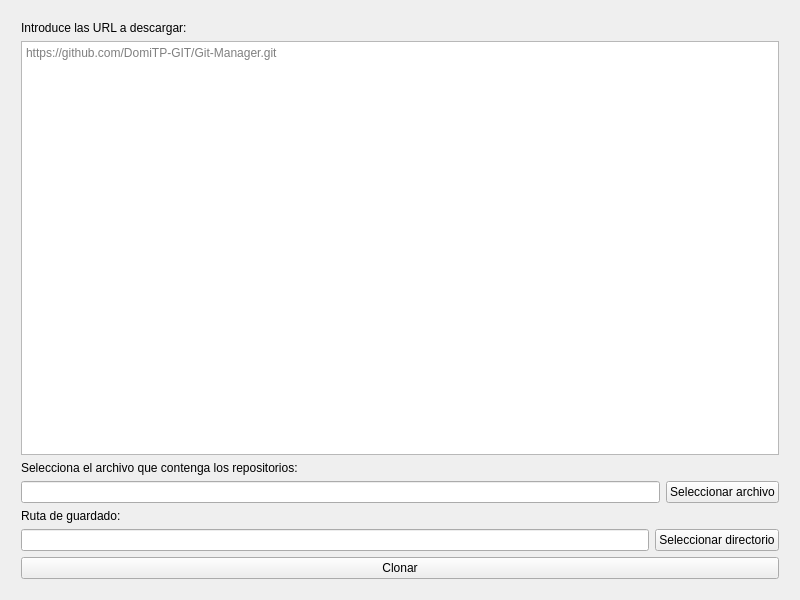
<?xml version="1.0" encoding="UTF-8"?>
<ui version="4.0">
 <class>clone</class>
 <widget class="QWidget" name="clone">
  <property name="geometry">
   <rect>
    <x>0</x>
    <y>0</y>
    <width>800</width>
    <height>600</height>
   </rect>
  </property>
  <property name="windowTitle">
   <string>github</string>
  </property>
  <layout class="QVBoxLayout" name="verticalLayout_3">
   <item>
    <layout class="QVBoxLayout" name="verticalLayout">
     <item>
      <layout class="QHBoxLayout" name="horizontalLayout">
       <item>
        <layout class="QVBoxLayout" name="verticalLayout_2">
         <property name="leftMargin">
          <number>10</number>
         </property>
         <property name="topMargin">
          <number>10</number>
         </property>
         <property name="rightMargin">
          <number>10</number>
         </property>
         <property name="bottomMargin">
          <number>10</number>
         </property>
         <item>
          <widget class="QLabel" name="label">
           <property name="styleSheet">
            <string notr="true">font: 700 9pt &quot;Segoe UI&quot;;</string>
           </property>
           <property name="text">
            <string>Introduce las URL a descargar:</string>
           </property>
          </widget>
         </item>
         <item>
          <widget class="QPlainTextEdit" name="urlText">
           <property name="cursor" stdset="0">
            <cursorShape>IBeamCursor</cursorShape>
           </property>
           <property name="placeholderText">
            <string>https://github.com/DomiTP-GIT/Git-Manager.git</string>
           </property>
          </widget>
         </item>
         <item>
          <layout class="QHBoxLayout" name="horizontalLayout_5">
           <property name="topMargin">
            <number>0</number>
           </property>
           <item>
            <widget class="QLabel" name="label_3">
             <property name="sizePolicy">
              <sizepolicy hsizetype="Expanding" vsizetype="Preferred">
               <horstretch>0</horstretch>
               <verstretch>0</verstretch>
              </sizepolicy>
             </property>
             <property name="styleSheet">
              <string notr="true">font: 700 9pt &quot;Segoe UI&quot;;</string>
             </property>
             <property name="text">
              <string>Selecciona el archivo que contenga los repositorios:</string>
             </property>
            </widget>
           </item>
           <item>
            <widget class="QLabel" name="labelRutaArchivoError">
             <property name="sizePolicy">
              <sizepolicy hsizetype="Preferred" vsizetype="Preferred">
               <horstretch>0</horstretch>
               <verstretch>0</verstretch>
              </sizepolicy>
             </property>
             <property name="styleSheet">
              <string notr="true">color: rgb(255, 0, 0);</string>
             </property>
             <property name="text">
              <string/>
             </property>
            </widget>
           </item>
          </layout>
         </item>
         <item>
          <layout class="QHBoxLayout" name="horizontalLayout_3">
           <property name="leftMargin">
            <number>0</number>
           </property>
           <property name="topMargin">
            <number>0</number>
           </property>
           <item>
            <widget class="QLineEdit" name="editRutaArchivo"/>
           </item>
           <item>
            <widget class="QPushButton" name="btnSeleccionarArchivos">
             <property name="text">
              <string>Seleccionar archivo</string>
             </property>
            </widget>
           </item>
          </layout>
         </item>
         <item>
          <layout class="QHBoxLayout" name="horizontalLayout_4">
           <property name="topMargin">
            <number>0</number>
           </property>
           <item>
            <widget class="QLabel" name="label_2">
             <property name="sizePolicy">
              <sizepolicy hsizetype="Expanding" vsizetype="Fixed">
               <horstretch>0</horstretch>
               <verstretch>0</verstretch>
              </sizepolicy>
             </property>
             <property name="styleSheet">
              <string notr="true">font: 700 9pt &quot;Segoe UI&quot;;</string>
             </property>
             <property name="text">
              <string>Ruta de guardado:</string>
             </property>
            </widget>
           </item>
           <item>
            <widget class="QLabel" name="labelRutaGuardadoError">
             <property name="styleSheet">
              <string notr="true">color: rgb(255, 0, 0);</string>
             </property>
             <property name="text">
              <string/>
             </property>
            </widget>
           </item>
          </layout>
         </item>
         <item>
          <layout class="QHBoxLayout" name="horizontalLayout_2">
           <property name="sizeConstraint">
            <enum>QLayout::SetDefaultConstraint</enum>
           </property>
           <item>
            <widget class="QLineEdit" name="editRutaGuardado">
             <property name="sizePolicy">
              <sizepolicy hsizetype="Expanding" vsizetype="Fixed">
               <horstretch>0</horstretch>
               <verstretch>0</verstretch>
              </sizepolicy>
             </property>
            </widget>
           </item>
           <item>
            <widget class="QPushButton" name="btnSeleccionarDirectorios">
             <property name="text">
              <string>Seleccionar directorio</string>
             </property>
            </widget>
           </item>
          </layout>
         </item>
         <item>
          <widget class="QPushButton" name="btnClonar">
           <property name="text">
            <string>Clonar</string>
           </property>
          </widget>
         </item>
        </layout>
       </item>
      </layout>
     </item>
    </layout>
   </item>
  </layout>
  <action name="actionConfiguraci_n">
   <property name="text">
    <string>Configuración</string>
   </property>
  </action>
  <action name="actionAcerca_de">
   <property name="text">
    <string>Acerca de</string>
   </property>
  </action>
 </widget>
 <resources/>
 <connections/>
</ui>
